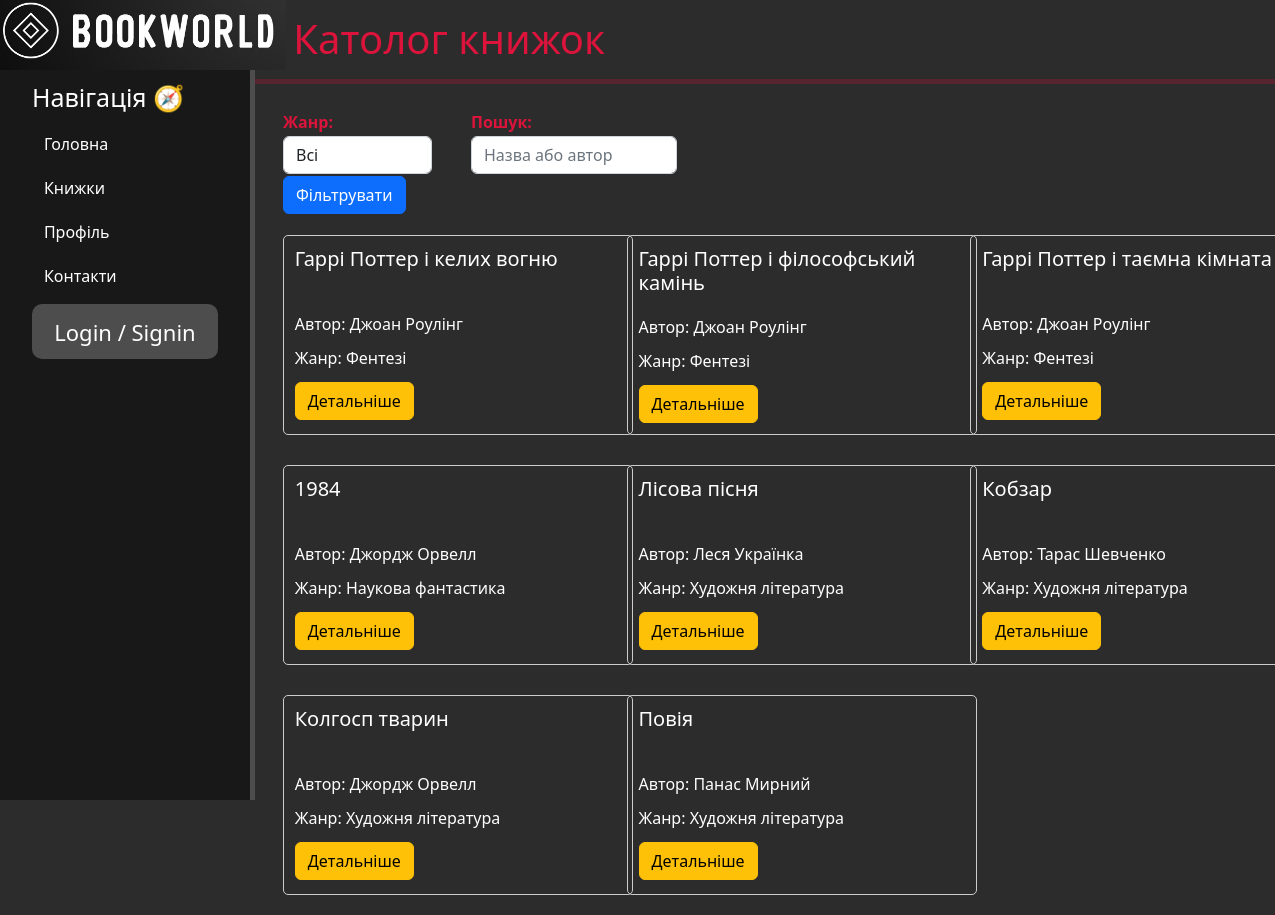
The page /books/ on the database its author committed.
### books/models.py (models this page shows, shortened)
class Bookks(models.Model):
    GENRE_CHOICES = [
        ('fiction', 'Художня література'),
        ('sci-fi', 'Наукова фантастика'),
        ('fantasy', 'Фентезі'),
        ('detective', 'Детектив'),
    ]
    title = models.CharField('Назва', max_length=50)
    genre = models.CharField('Жанр', max_length=50, choices=GENRE_CHOICES)
    author = models.CharField('Автор', max_length=50)
    priсe = models.DecimalField('Ціна', max_digits=10, decimal_places=2)
    full_text = models.TextField('Опис')
    date = models.DateTimeField('Дата публікації')
    class Meta:
        verbose_name = 'Книжка'
        verbose_name_plural = 'Книжки'

### books/views.py (the view)
# urls.py: path('', views.books_home, name='books_home'),
def books_home(request):
    genre = request.GET.get('genre')
    search_query = request.GET.get('search')
    books = Bookks.objects.order_by('-date')
    if genre:
        books = books.filter(genre=genre)
    if search_query:
        books = books.filter(Q(title__icontains=search_query) | Q(author__icontains=search_query))
    return render(request, 'books/books_home.html', {'books': books})

### books/templates/books/books_home.html (shortened to what this page needs)
{% extends 'money/layout.html' %}
{% block content %}
<h1>Католог книжок</h1>
<hr>
<form method="GET" action="{% url 'books_home' %}">
    <div class="form-row" style="margin-left: -15%; margin-top: -25px; margin-bottom: 10px">
        {% include 'books/table_sort.html' %}
    </div>
</form>
<div class="features">
    {% if books %}
    <div class="row">
        {% for book in books %}
        <div class="col-md-4">
            {% include 'books/table_home.html' %}
        </div>
        {% if forloop.counter|divisibleby:3 and not forloop.last %}
    </div>
    <div class="row">
        {% endif %}
        {% endfor %}
    </div>
    {% else %}
    <p>No books found.</p>
    {% endif %}
</div>
{% endblock %}

### money/templates/money/layout.html (shortened to what this page needs)
{% load static %}
<!doctype html>
<html lang="uk">
<head>
    <link rel="stylesheet" href="https://cdn.jsdelivr.net/npm/bootstrap@5.2.3/dist/css/bootstrap.min.css">
    <link rel="stylesheet" href="https://cdn.jsdelivr.net/npm/@fortawesome/fontawesome-free@6.2.1/css/fontawesome.min.css">
    <link rel="stylesheet" href="{% static 'money/css/money.css' %}">
</head>
<body>
    <aside>
        <picture>
            <img src="{% static 'money/img/symbol.jpg' %}" alt="logo">
        </picture>
        <h3>Навігація 🧭</h3>
        <ul>
            <a href="{% url 'home' %}"><li>Головна</li></a>
            <a href="{% url 'books_home' %}"><li>Книжки</li></a>
            <a href="{% url 'home_regist' %}"><li>Профіль</li></a>
            <a href="{% url 'about' %}"><li>Контакти</li></a>
        </ul>
        {% include 'users/btn_regist.html' %}
    </aside>
    <main>
        {% block content %}
	    {% endblock %}
    </main>
</body>
</html>

### users/templates/users/btn_regist.html (shortened to what this page needs)
{% if user.is_authenticated %}
<div>
    <a href="{% url 'cart' %}" style="font-size: 22px; overflow: hidden;text-overflow: ellipsis;"
       class="btn btn-styled">
        🛒: {{ user.username }}
    </a>
</div>
{% else %}
<div>
    <a href="{% url 'home_regist' %}" style="font-size: 22px" class="btn btn-styled">
        Login / Signin
    </a>
</div>
{% endif %}

### books/templates/books/table_sort.html (shortened to what this page needs)
<table>
    <thead>
    <tr>
        <th><label for="genreSelect" style="color: crimson">Жанр:</label></th>
        <th><label for="searchInput" style="color: crimson">Пошук:</label></th>
    </tr>
    </thead>
    <tbody>
    <tr>
        <td>
            <div class="form-group col-md-4" style="width: 80%">
                <select class="form-control" id="genreSelect" name="genre">
                    <option value="">Всі</option>
                </select>
            </div>
        </td>
        <td>
            <div class="form-group col-md-6" style="width: 80%">
                <input type="text" class="form-control" id="searchInput" name="search"
                       placeholder="Назва або автор">
            </div>
        </td>
    </tr>
    <tr>
        <td colspan="2">
            <button type="submit" style="margin: 0 auto" class="btn btn-primary">Фільтрувати</button>
        </td>
    </tr>
    </tbody>
</table>

### books/templates/books/table_home.html (shortened to what this page needs)
<div class="book-card">
    <table>
        <tr>
            <td style="height: 55px; vertical-align: top">
                <h5>{{ book.title }}</h5>
            </td>
        </tr>
        <tr>
            <td style="height: 70px; vertical-align: top">
                <p>Автор: {{ book.author }}</p>
                <p>Жанр: {{ book.get_genre_display }}</p>
            </td>
        </tr>
        <tr>
            <td>
                <a href="{% url 'books-detail' book.pk %}" class="btn btn-warning"
                   style="vertical-align: bottom">Детальніше
                </a>
            </td>
        </tr>
    </table>
</div>

### money/static/money/css/money.css (style rules this page uses)
body { background: #2c2c2c; }
aside { float: left; background: #181818; width: 20%; padding: 2.5%; color: #fff; border-right: 5px solid #4d4d4d; position: fixed; top: 0; height: 100vh; }
aside picture img { width: 292px; float: left; margin-left: -38px; margin-top: -38px; }
aside h3 { margin-top: 50px; font-size: 25px; }
aside ul { list-style: none; text-decoration: none; }
aside ul li { color: white; display: block; margin-top: 20px; margin-left: -20px; text-decoration: none; transition: transform .6s ease; }
main .features { float: left; color: white; height: 100px; margin-left: 21%; text-align: left; }
main .features p { max-width: 400px; max-height: 500px; margin: 10px auto; }
form { margin-left: 28%; width: 500px; margin-top: 50px; }

### money/templates/money/layout.html (style rules this page uses)
a { text-decoration: none; }

### users/templates/users/btn_regist.html (style rules this page uses)
.btn-styled { width: 100%; height: 55px; line-height: 2.5; padding: 0 20px; font-size: 1rem; text-align: center; white-space: nowrap; color: #fff; border-radius: 10px; background-color: #4d4d4d; }

### books/templates/books/books_home.html (style rules this page uses)
hr { margin-left: 20%; color: rgba(220, 20, 60, 0.96); border-width: 5px; }
h1 { margin-left: 23%; margin-top: 15px; color: crimson; }

### books/templates/books/table_home.html (style rules this page uses)
.book-card { margin-bottom: 20px; padding: 10px; border: 1px solid #ccc; border-radius: 5px; height: 200px; width: 350px; margin-top: 10px; margin-left: 15px; }

### rows shown on the page
Bookks: title "Гаррі Поттер і келих вогню", author "Джоан Роулінг", genre "Фентезі"
Bookks: title "Гаррі Поттер і філософський камінь", author "Джоан Роулінг", genre "Фентезі"
Bookks: title "Гаррі Поттер і таємна кімната", author "Джоан Роулінг", genre "Фентезі"
Bookks: title "1984", author "Джордж Орвелл", genre "Наукова фантастика"
Bookks: title "Лісова пісня", author "Леся Українка", genre "Художня література"
Bookks: title "Кобзар", author "Тарас Шевченко", genre "Художня література"
Bookks: title "Колгосп тварин", author "Джордж Орвелл", genre "Художня література"
Bookks: title "Повія", author "Панас Мирний", genre "Художня література"
